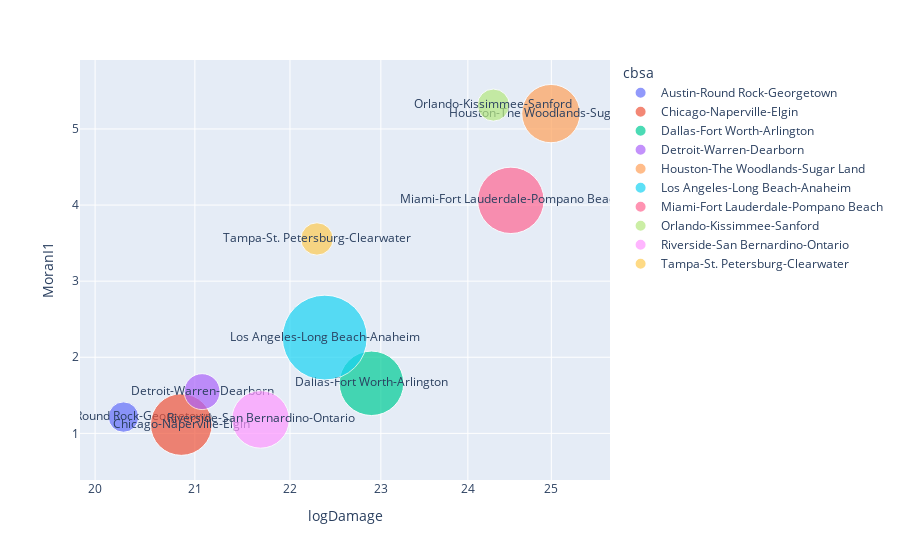

The notebook cell saved with this chart:
### Code cell
fig = px.scatter( gdfjoinedx2, x="logDamage", y="MoranI1",
	            size="POPULATION", color="cbsa", text="cbsa",
                hover_name="cbsa", log_x=True, size_max=60)
fig.show()

### Figure 1 — Plotly figure (JSON) as saved in the notebook; plotly's stock layout.template omitted (floating-point values rounded to 4 significant figures)
{"data": [{"hovertemplate": "<b>%{hovertext}</b><br><br>cbsa=%{text}<br>logDamage=%{x}<br>MoranI1=%{y}<br>POPULATION=%{marker.size}<extra></extra>", "hovertext": ["Austin-Round Rock-Georgetown"], "legendgroup": "Austin-Round Rock-Georgetown", "marker": {"color": "#636efa", "size": [1285769], "sizemode": "area", "sizeref": 2779.0, "symbol": "circle"}, "mode": "markers+text", "name": "Austin-Round Rock-Georgetown", "orientation": "v", "showlegend": true, "text": ["Austin-Round Rock-Georgetown"], "type": "scatter", "x": [20.28], "xaxis": "x", "y": [1.214], "yaxis": "y"}, {"hovertemplate": "<b>%{hovertext}</b><br><br>cbsa=%{text}<br>logDamage=%{x}<br>MoranI1=%{y}<br>POPULATION=%{marker.size}<extra></extra>", "hovertext": ["Chicago-Naperville-Elgin"], "legendgroup": "Chicago-Naperville-Elgin", "marker": {"color": "#EF553B", "size": [5272775], "sizemode": "area", "sizeref": 2779.0, "symbol": "circle"}, "mode": "markers+text", "name": "Chicago-Naperville-Elgin", "orientation": "v", "showlegend": true, "text": ["Chicago-Naperville-Elgin"], "type": "scatter", "x": [20.86], "xaxis": "x", "y": [1.116], "yaxis": "y"}, {"hovertemplate": "<b>%{hovertext}</b><br><br>cbsa=%{text}<br>logDamage=%{x}<br>MoranI1=%{y}<br>POPULATION=%{marker.size}<extra></extra>", "hovertext": ["Dallas-Fort Worth-Arlington"], "legendgroup": "Dallas-Fort Worth-Arlington", "marker": {"color": "#00cc96", "size": [5777806], "sizemode": "area", "sizeref": 2779.0, "symbol": "circle"}, "mode": "markers+text", "name": "Dallas-Fort Worth-Arlington", "orientation": "v", "showlegend": true, "text": ["Dallas-Fort Worth-Arlington"], "type": "scatter", "x": [22.89], "xaxis": "x", "y": [1.658], "yaxis": "y"}, {"hovertemplate": "<b>%{hovertext}</b><br><br>cbsa=%{text}<br>logDamage=%{x}<br>MoranI1=%{y}<br>POPULATION=%{marker.size}<extra></extra>", "hovertext": ["Detroit-Warren-Dearborn"], "legendgroup": "Detroit-Warren-Dearborn", "marker": {"color": "#ab63fa", "size": [1792549], "sizemode": "area", "sizeref": 2779.0, "symbol": "circle"}, "mode": "markers+text", "name": "Detroit-Warren-Dearborn", "orientation": "v", "showlegend": true, "text": ["Detroit-Warren-Dearborn"], "type": "scatter", "x": [21.07], "xaxis": "x", "y": [1.548], "yaxis": "y"}, {"hovertemplate": "<b>%{hovertext}</b><br><br>cbsa=%{text}<br>logDamage=%{x}<br>MoranI1=%{y}<br>POPULATION=%{marker.size}<extra></extra>", "hovertext": ["Houston-The Woodlands-Sugar Land"], "legendgroup": "Houston-The Woodlands-Sugar Land", "marker": {"color": "#FFA15A", "size": [4726200], "sizemode": "area", "sizeref": 2779.0, "symbol": "circle"}, "mode": "markers+text", "name": "Houston-The Woodlands-Sugar Land", "orientation": "v", "showlegend": true, "text": ["Houston-The Woodlands-Sugar Land"], "type": "scatter", "x": [24.99], "xaxis": "x", "y": [5.202], "yaxis": "y"}, {"hovertemplate": "<b>%{hovertext}</b><br><br>cbsa=%{text}<br>logDamage=%{x}<br>MoranI1=%{y}<br>POPULATION=%{marker.size}<extra></extra>", "hovertext": ["Los Angeles-Long Beach-Anaheim"], "legendgroup": "Los Angeles-Long Beach-Anaheim", "marker": {"color": "#19d3f3", "size": [10005712], "sizemode": "area", "sizeref": 2779.0, "symbol": "circle"}, "mode": "markers+text", "name": "Los Angeles-Long Beach-Anaheim", "orientation": "v", "showlegend": true, "text": ["Los Angeles-Long Beach-Anaheim"], "type": "scatter", "x": [22.38], "xaxis": "x", "y": [2.258], "yaxis": "y"}, {"hovertemplate": "<b>%{hovertext}</b><br><br>cbsa=%{text}<br>logDamage=%{x}<br>MoranI1=%{y}<br>POPULATION=%{marker.size}<extra></extra>", "hovertext": ["Miami-Fort Lauderdale-Pompano Beach"], "legendgroup": "Miami-Fort Lauderdale-Pompano Beach", "marker": {"color": "#FF6692", "size": [6128969], "sizemode": "area", "sizeref": 2779.0, "symbol": "circle"}, "mode": "markers+text", "name": "Miami-Fort Lauderdale-Pompano Beach", "orientation": "v", "showlegend": true, "text": ["Miami-Fort Lauderdale-Pompano Beach"], "type": "scatter", "x": [24.51], "xaxis": "x", "y": [4.062], "yaxis": "y"}, {"hovertemplate": "<b>%{hovertext}</b><br><br>cbsa=%{text}<br>logDamage=%{x}<br>MoranI1=%{y}<br>POPULATION=%{marker.size}<extra></extra>", "hovertext": ["Orlando-Kissimmee-Sanford"], "legendgroup": "Orlando-Kissimmee-Sanford", "marker": {"color": "#B6E880", "size": [1428790], "sizemode": "area", "sizeref": 2779.0, "symbol": "circle"}, "mode": "markers+text", "name": "Orlando-Kissimmee-Sanford", "orientation": "v", "showlegend": true, "text": ["Orlando-Kissimmee-Sanford"], "type": "scatter", "x": [24.3], "xaxis": "x", "y": [5.314], "yaxis": "y"}, {"hovertemplate": "<b>%{hovertext}</b><br><br>cbsa=%{text}<br>logDamage=%{x}<br>MoranI1=%{y}<br>POPULATION=%{marker.size}<extra></extra>", "hovertext": ["Riverside-San Bernardino-Ontario"], "legendgroup": "Riverside-San Bernardino-Ontario", "marker": {"color": "#FF97FF", "size": [4596817], "sizemode": "area", "sizeref": 2779.0, "symbol": "circle"}, "mode": "markers+text", "name": "Riverside-San Bernardino-Ontario", "orientation": "v", "showlegend": true, "text": ["Riverside-San Bernardino-Ontario"], "type": "scatter", "x": [21.69], "xaxis": "x", "y": [1.183], "yaxis": "y"}, {"hovertemplate": "<b>%{hovertext}</b><br><br>cbsa=%{text}<br>logDamage=%{x}<br>MoranI1=%{y}<br>POPULATION=%{marker.size}<extra></extra>", "hovertext": ["Tampa-St. Petersburg-Clearwater"], "legendgroup": "Tampa-St. Petersburg-Clearwater", "marker": {"color": "#FECB52", "size": [1458282], "sizemode": "area", "sizeref": 2779.0, "symbol": "circle"}, "mode": "markers+text", "name": "Tampa-St. Petersburg-Clearwater", "orientation": "v", "showlegend": true, "text": ["Tampa-St. Petersburg-Clearwater"], "type": "scatter", "x": [22.29], "xaxis": "x", "y": [3.554], "yaxis": "y"}], "layout": {"legend": {"itemsizing": "constant", "title": {"text": "cbsa"}, "tracegroupgap": 0}, "margin": {"t": 60}, "xaxis": {"anchor": "y", "domain": [0, 1], "title": {"text": "logDamage"}, "type": "log"}, "yaxis": {"anchor": "x", "domain": [0, 1], "title": {"text": "MoranI1"}}}}
